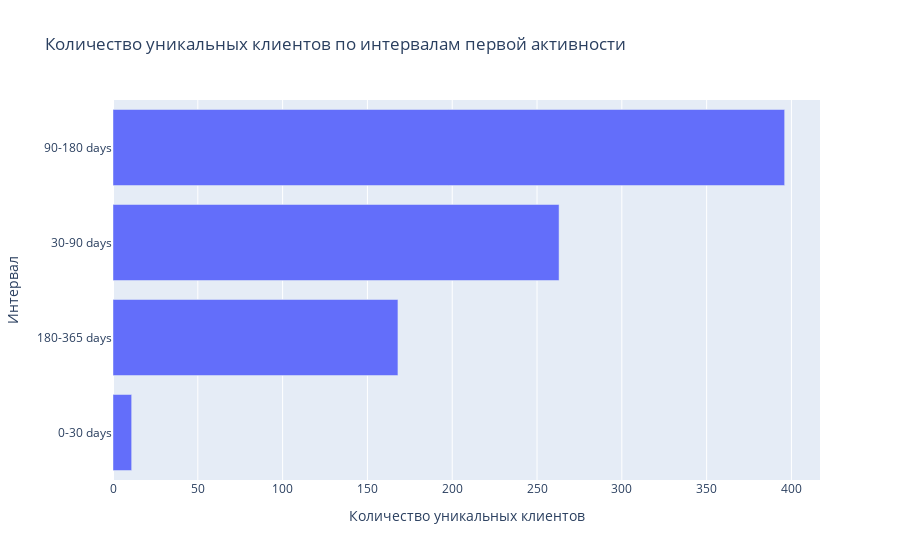

The cell this chart's notebook holds for it:
### Markdown cell above
## 9.	А теперь выведем на интерактивный график эти категории с количеством уникальных клиентов в них.

### Code cell
px.bar(interval_groups, x = 'client_union_id', y = 'first_activity_interval', orientation='h', 
                       title = 'Количество уникальных клиентов по интервалам первой активности', 
                       labels = {
                                   "first_activity_interval":"Интервал",
                                   "client_union_id":"Количество уникальных клиентов"
                       })

### Figure 1 — Plotly figure (JSON) as saved in the notebook; plotly's stock layout.template omitted (floating-point values rounded to 4 significant figures)
{"data": [{"alignmentgroup": "True", "hovertemplate": "Количество уникальных клиентов=%{x}<br>Интервал=%{y}<extra></extra>", "legendgroup": "", "marker": {"color": "#636efa", "pattern": {"shape": ""}}, "name": "", "offsetgroup": "", "orientation": "h", "showlegend": false, "textposition": "auto", "type": "bar", "x": [11, 168, 263, 396], "xaxis": "x", "y": ["0-30 days", "180-365 days", "30-90 days", "90-180 days"], "yaxis": "y"}], "layout": {"autosize": true, "barmode": "relative", "legend": {"tracegroupgap": 0}, "title": {"text": "Количество уникальных клиентов по интервалам первой активности"}, "xaxis": {"anchor": "y", "autorange": true, "domain": [0, 1], "range": [0, 416.8], "title": {"text": "Количество уникальных клиентов"}, "type": "linear"}, "yaxis": {"anchor": "x", "autorange": true, "domain": [0, 1], "range": [-0.5, 3.5], "title": {"text": "Интервал"}, "type": "category"}}}
